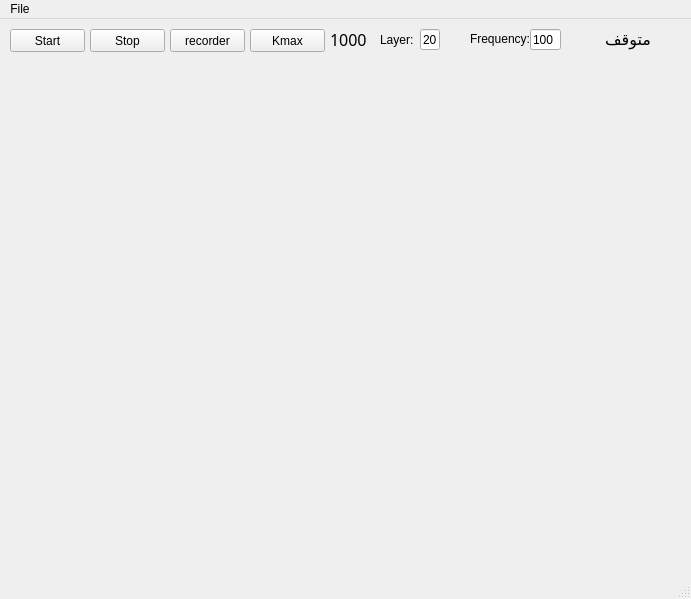
<?xml version="1.0" encoding="UTF-8"?>
<ui version="4.0">
 <author>Amir</author>
 <class>MainWindow</class>
 <widget class="QMainWindow" name="MainWindow">
  <property name="geometry">
   <rect>
    <x>0</x>
    <y>0</y>
    <width>691</width>
    <height>599</height>
   </rect>
  </property>
  <property name="windowTitle">
   <string>MainWindow</string>
  </property>
  <widget class="QWidget" name="centralwidget">
   <widget class="QPushButton" name="start_pushButton">
    <property name="geometry">
     <rect>
      <x>10</x>
      <y>10</y>
      <width>75</width>
      <height>23</height>
     </rect>
    </property>
    <property name="text">
     <string>Start</string>
    </property>
   </widget>
   <widget class="QPushButton" name="stop_pushButton">
    <property name="geometry">
     <rect>
      <x>90</x>
      <y>10</y>
      <width>75</width>
      <height>23</height>
     </rect>
    </property>
    <property name="text">
     <string>Stop</string>
    </property>
   </widget>
   <widget class="QWidget" name="matplotlib_widget" native="true">
    <property name="geometry">
     <rect>
      <x>10</x>
      <y>40</y>
      <width>651</width>
      <height>501</height>
     </rect>
    </property>
   </widget>
   <widget class="QLabel" name="plot_label">
    <property name="geometry">
     <rect>
      <x>570</x>
      <y>10</y>
      <width>81</width>
      <height>21</height>
     </rect>
    </property>
    <property name="font">
     <font>
      <family>XW Zar</family>
      <pointsize>12</pointsize>
     </font>
    </property>
    <property name="layoutDirection">
     <enum>Qt::RightToLeft</enum>
    </property>
    <property name="text">
     <string>متوقف</string>
    </property>
   </widget>
   <widget class="QPushButton" name="pushButton_rec">
    <property name="geometry">
     <rect>
      <x>170</x>
      <y>10</y>
      <width>75</width>
      <height>23</height>
     </rect>
    </property>
    <property name="text">
     <string>recorder</string>
    </property>
   </widget>
   <widget class="QPushButton" name="kmax_pushButton">
    <property name="geometry">
     <rect>
      <x>250</x>
      <y>10</y>
      <width>75</width>
      <height>23</height>
     </rect>
    </property>
    <property name="text">
     <string>Kmax</string>
    </property>
   </widget>
   <widget class="QLabel" name="plot_label_2">
    <property name="geometry">
     <rect>
      <x>330</x>
      <y>10</y>
      <width>41</width>
      <height>21</height>
     </rect>
    </property>
    <property name="font">
     <font>
      <family>XW Zar</family>
      <pointsize>12</pointsize>
     </font>
    </property>
    <property name="layoutDirection">
     <enum>Qt::RightToLeft</enum>
    </property>
    <property name="text">
     <string>1000</string>
    </property>
   </widget>
   <widget class="QLineEdit" name="Layer">
    <property name="geometry">
     <rect>
      <x>420</x>
      <y>10</y>
      <width>20</width>
      <height>21</height>
     </rect>
    </property>
    <property name="text">
     <string>20</string>
    </property>
   </widget>
   <widget class="QLabel" name="label_2">
    <property name="geometry">
     <rect>
      <x>380</x>
      <y>10</y>
      <width>46</width>
      <height>21</height>
     </rect>
    </property>
    <property name="text">
     <string>Layer:</string>
    </property>
   </widget>
   <widget class="QLabel" name="label_3">
    <property name="geometry">
     <rect>
      <x>470</x>
      <y>10</y>
      <width>71</width>
      <height>20</height>
     </rect>
    </property>
    <property name="text">
     <string>Frequency:</string>
    </property>
   </widget>
   <widget class="QLineEdit" name="freq">
    <property name="geometry">
     <rect>
      <x>530</x>
      <y>10</y>
      <width>31</width>
      <height>21</height>
     </rect>
    </property>
    <property name="text">
     <string>100</string>
    </property>
   </widget>
  </widget>
  <widget class="QMenuBar" name="menubar">
   <property name="geometry">
    <rect>
     <x>0</x>
     <y>0</y>
     <width>691</width>
     <height>21</height>
    </rect>
   </property>
   <widget class="QMenu" name="menuFile">
    <property name="title">
     <string>File</string>
    </property>
    <addaction name="file_actionStart"/>
    <addaction name="separator"/>
    <addaction name="actionStop"/>
   </widget>
   <addaction name="menuFile"/>
  </widget>
  <widget class="QStatusBar" name="statusbar"/>
  <action name="file_actionStart">
   <property name="text">
    <string>Start</string>
   </property>
  </action>
  <action name="actionStop">
   <property name="text">
    <string>Stop</string>
   </property>
  </action>
 </widget>
 <resources/>
 <connections/>
</ui>
